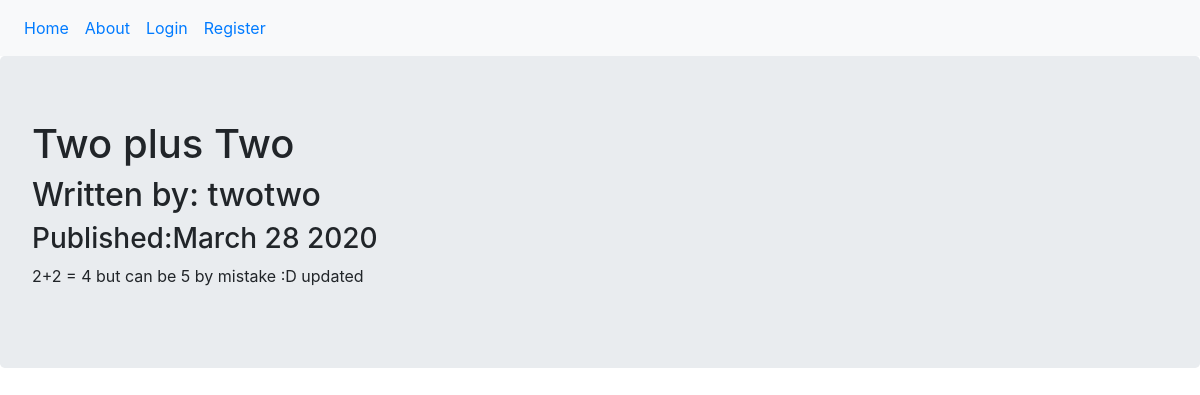
/2, run on the app's committed database.
### puppycompanyblog/models.py (models this page shows, shortened)
class BlogPost(db.Model):
    users = db.relationship(User)
    id = db.Column(db.Integer, primary_key = True)
    user_id = db.Column(db.Integer, db.ForeignKey('users.id'), nullable=False)
    date = db.Column(db.DateTime, nullable=  False, default = datetime.utcnow)
    title = db.Column(db.String(140), nullable=False)
    text = db.Column(db.Text, nullable=False)

class User(db.Model, UserMixin):
    __tablename__ = 'users'
    id = db.Column(db.Integer, primary_key = True)
    profile_image = db.Column(db.String(20), nullable = False, default = 'default_profile.jpg')
    email = db.Column(db.String(64), unique = True, index = True)
    username = db.Column(db.String(64), unique = True, index = True)
    password_hash = db.Column(db.String(128))
    posts = db.relationship('BlogPost', backref = 'author', lazy = True)

### puppycompanyblog/users/views.py (the view)
@users.route('/<username>')
def user_posts(username):
    page = request.args.get('page', 1, type = int)
    user = User.query.filter_by(username = username).first_or_404()
    blog_posts = BlogPost.query.filter_by(author = user).order_by(BlogPost.date.desc()).paginate(page = page, per_page=5)
    return render_template('user_blog_posts.html', blog_post = blog_posts, user = user)

### puppycompanyblog/blog_posts/views.py (called while the page is built)
@blog_posts.route('/<int:blog_post_id>')
def blog_post(blog_post_id):
    blog_post = BlogPost.query.get_or_404(blog_post_id)
    return render_template('blog_post.html', title = blog_post.title,
                            date = blog_post.date, post=blog_post
    )

### puppycompanyblog/templates/blog_post.html (shortened to what this page needs)
{% extends "base.html" %}
{% block content %}
<div class="jumbotron">
    <h1>{{post.title}}</h1>
    <h2>Written by: {{post.author.username}}</h2>
    <h3>Published:{{post.date.strftime('%B %d %Y')}}</h3>
    <p>{{post.text}}</p>
</div>
{% endblock %}

### data on the page
BlogPost: title "Two plus Two", date "March 28 2020", text "2+2 = 4 but can be 5 by mistake :D updated"
User: author.username "twotwo"
